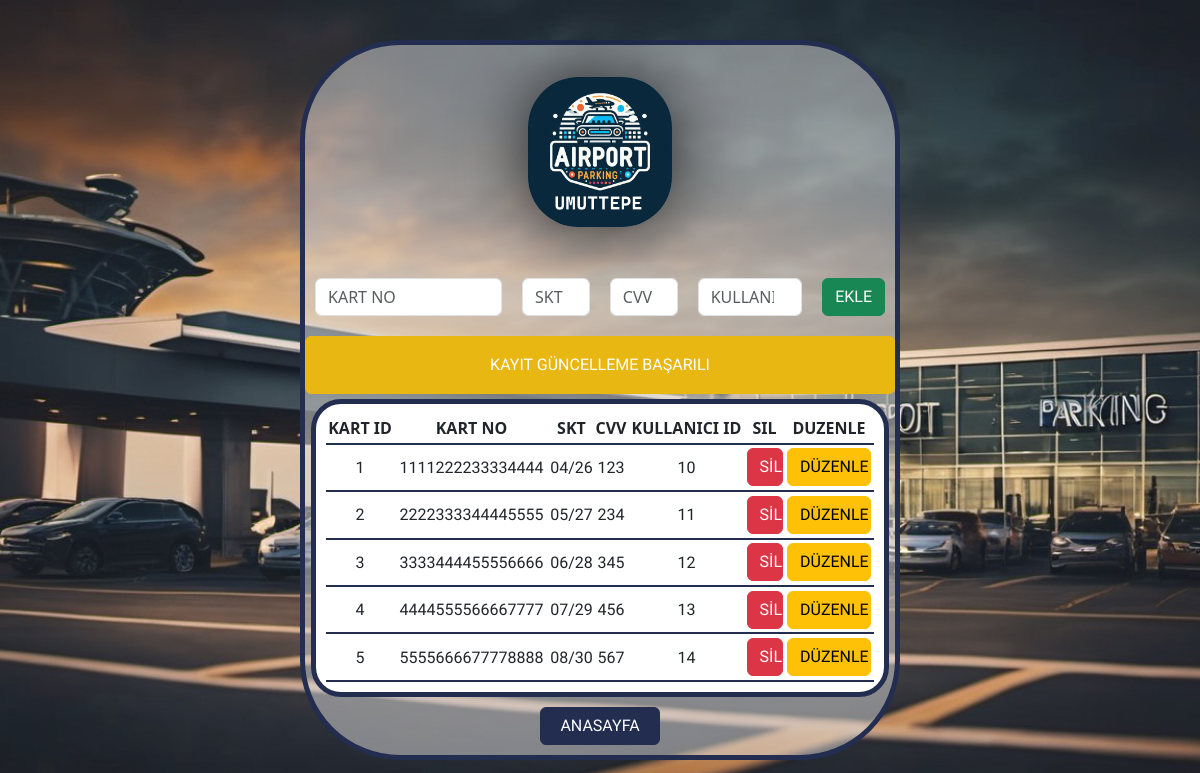
/Otopark_Otomasyon/admin_kart.php, run on the app's committed database.
### tables this page shows
create table if not exists kart(
kart_id INT AUTO_INCREMENT,
kart_no VARCHAR(16) UNIQUE,
kart_skt VARCHAR(5),
cvv VARCHAR(3),
kullanici_id INT,
PRIMARY KEY(kart_id),
FOREIGN KEY(kullanici_id) REFERENCES kullanici(kullanici_id)
);

### Otopark_Otomasyon/vars/_functions.php (called while the page is built, shortened)
<?php
function kartVeri(){
    include "baglan.php";
    $query="SELECT * FROM kart";
    $kontrol=mysqli_query($connection,$query);
    return $kontrol;
}

### Otopark_Otomasyon/admin_kart.php (the view, shortened to what this page needs)
<?php include "vars/_functions.php"?>
<?php include "layers/header.php"?>
<?php
isset($_SESSION["kart_ayar"]) ? $check2=$_SESSION["kart_ayar"]:$check2="";
?>
</head>
<body>
<div class="kapsayici">
    <div class="icerik">
        <div class="logo">
        <img src="/otopark_otomasyon/img/logo.jpeg" alt=""><br>
        </div>
        <div class="bilgi">
              <div class="secenek">
                        <form action="admin_kart_kayit.php" method="POST">
                        <input type="text" name="y_kartNo" id="y_kartNo" required placeholder="KART NO" class="form-control" minlength="16" maxlength="16">
                        <input type="text" name="y_skt" id="y_skt" required placeholder="SKT" class="form-control" minlength="5" maxlength="5" pattern="[0-9]{2}/[0-9]{2}">
                        <input type="text" name="y_cvv" id="y_cvv" required placeholder="CVV" class="form-control" minlength="3" maxlength="3">
                        <input type="number" name="y_kullaniciId" id="y_kullaniciId" required placeholder="KULLANICI ID" class="form-control">
                        <input type="submit" value="EKLE" name="kartEkle" class="btn btn-success kalam-regular" style="width:10vw">
                        </form>
            </div>
            <?php if($check2=="eklendi"):?>
            <div class="alert alert-success kalam-regular sonuc" role="alert">
                KAYIT EKLEME BAŞARILI
                </div>
                <?php elseif($check2=="silindi"):?>
                    <div class="alert alert-danger kalam-regular sonuc" role="alert">
                KAYIT SİLME BAŞARILI
                </div>
                <?php else:?>
                    <div class="alert alert-warning kalam-regular sonuc" role="alert">
                KAYIT GÜNCELLEME BAŞARILI
                </div>
            <?php endif;?>
        <div class="liste">
            <table>
                <tr>
                    <th>KART ID</th>
                    <th>KART NO </th>
                    <th>SKT</th>
                    <th>CVV</th>
                    <th>KULLANICI ID</th>
                    <th>SIL</th>
                    <th>DUZENLE</th>
                </tr>
                <?php $kontrol=kartVeri(); while($dizi=mysqli_fetch_row($kontrol)):?>
                    <tr>
                        <?php for($i=0;$i<count($dizi)+2;$i++):?>
                            <?php if($i==5):?>
                                <td><a class='btn btn-danger kalam-regular' href='admin_kart_sil.php?kart_id=<?php echo $dizi[0]?>' >SİL</a></td>
                            <?php elseif($i==6):?>
                                <td><a class='btn btn-warning kalam-regular' href='admin_kart_duzenle.php?kart_id=<?php echo $dizi[0]?>&kart_no=<?php echo $dizi[1]?>&kart_skt=<?php echo $dizi[2]?>&kart_cvv=<?php echo $dizi[3]?>' >DÜZENLE</a></td>
                             <?php else:?>
                            <td><?php echo "<em class='kalam-regular'>$dizi[$i]</em>";?></td>
                            <?php endif;?>
                        <?php endfor;?>
                    </tr>
                <?php endwhile;?>
            </table>
        </div>
        <a class='btn btn-primary kalam-regular anasayfa' href='admin_anasayfa.php'>ANASAYFA</a>
        </div>
    </div>
</div>
<?php include "layers/footer.php"?>

### Otopark_Otomasyon/layers/header.php (shortened to what this page needs)
<!DOCTYPE html>
<html lang="en">
<head>
    <link rel="stylesheet" href="style/bootstrap.min.css">
    <link rel="stylesheet" href="style/style.css">

### Otopark_Otomasyon/layers/footer.php (shortened to what this page needs)
</body>
</html>

### Otopark_Otomasyon/style/style.css (style rules this page uses)
* { padding: 0px;margin: 0px; }
.kalam-regular { font-family: "Kalam", cursive; font-weight: 400; font-style: normal; }
body { width: 100%; height: 100vh; background: url("/otopark_otomasyon/img/background.jfif"); background-position: center; background-repeat: no-repeat; background-size: cover; }
.kapsayici { width: 100%; height: 100vh; display: flex; justify-content: center; align-items: center; }
.icerik { width: 50%; border: 5px solid #222d50; height: 90vh; border-radius: 100px; display: flex; flex-direction: column; justify-content: center; background:rgba(221, 221, 221,0.5); }
.logo { width: 100%; display: flex; justify-content: center; align-items: center; height: 30%; }
.logo img { width: 12vw; height: 150px; border-radius: 50px; -webkit-box-shadow: 0px 0px 70px 0px rgba(0,0,0,0.75); -moz-box-shadow: 0px 0px 70px 0px rgba(0,0,0,0.75); box-shadow: 0px 0px 70px 0px rgba(0,0,0,0.75); }
.bilgi { width: 100%; height: 70%; display: flex; flex-direction: column; justify-content: center; align-items: center; }

### Otopark_Otomasyon/admin_kart.php (style rules this page uses)
a { width: 3vw; }
.bilgi { display:flex;justify-content: flex-start; }
.secenek { width: 100%;display: flex;flex-direction: column;align-items: center;justify-content: space-between; }
form { width: 100%; display: flex; justify-content: center; align-items: center; }
input[type="text"],input[type="number"] { margin: 20px 10px; }
input[type="submit"] { margin: 10px; }
#y_kartNo { width: 180%; }
#y_kullaniciId { width: 90%; }
#y_skt,#y_cvv { width: 50%; }
.liste { width: 98%; display: flex; flex-direction: row; flex-wrap: wrap; justify-content: center; margin: 0px auto; height: 300px; overflow: auto; padding: 10px; border: 5px solid #222d50; border-radius: 30px; background:white; }
table { width: 100%; }
table,tr,td,th { border-bottom: 2px solid #222d50; text-align: center; }
.anasayfa { width: 10vw;margin-top: 10px;margin-bottom: 10px; }
.btn-primary { background-color: #222d50; border-color: #222d50; }
.btn-warning { width: 7vw; }
.alert-warning { background-color: #e8b712;border-color: #e8b712;color:white; }
.sonuc { width: 100%;display: flex;justify-content: center;align-items: center;margin-bottom: 5px; }

### data on the page
kart: kart_id "1", kart_no "1111222233334444", kart_skt "04/26", cvv "123", kullanici "10"
kart: kart_id "2", kart_no "2222333344445555", kart_skt "05/27", cvv "234", kullanici "11"
kart: kart_id "3", kart_no "3333444455556666", kart_skt "06/28", cvv "345", kullanici "12"
kart: kart_id "4", kart_no "4444555566667777", kart_skt "07/29", cvv "456", kullanici "13"
kart: kart_id "5", kart_no "5555666677778888", kart_skt "08/30", cvv "567", kullanici "14"
